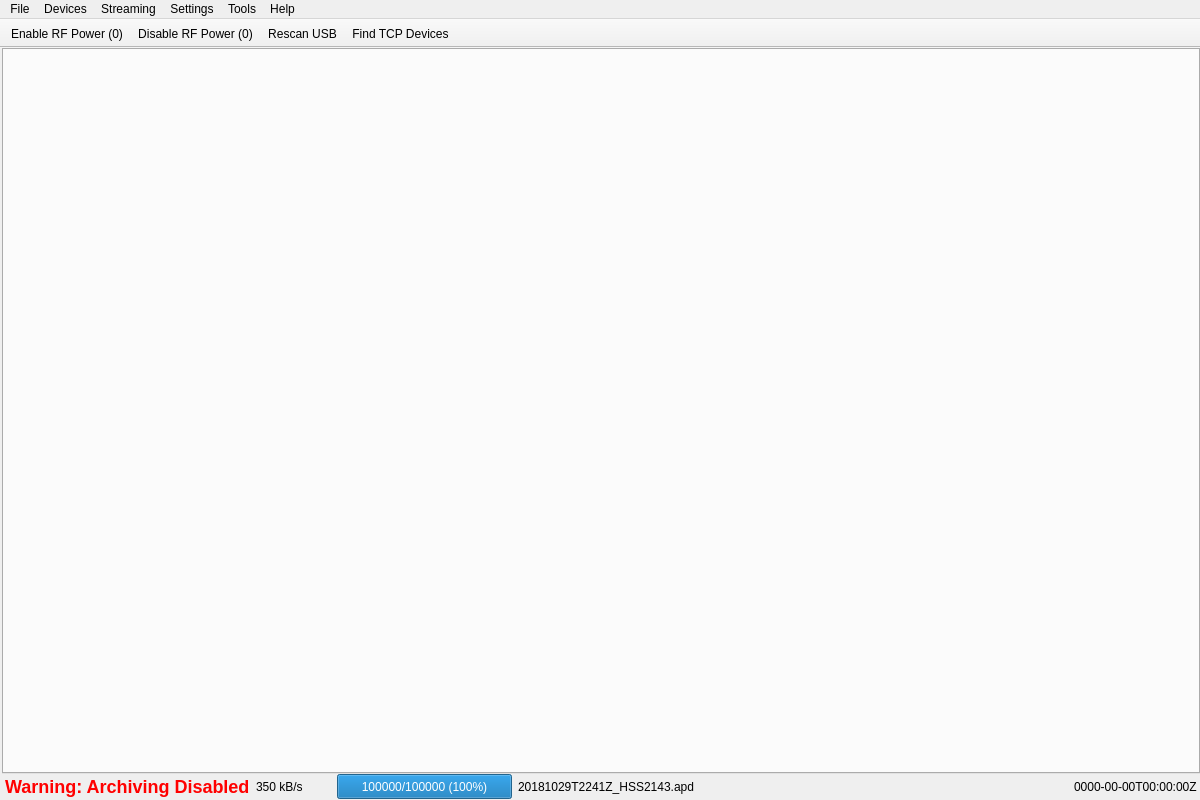
<?xml version="1.0" encoding="UTF-8"?>
<ui version="4.0">
 <class>PlotMainWindow</class>
 <widget class="QMainWindow" name="PlotMainWindow">
  <property name="geometry">
   <rect>
    <x>0</x>
    <y>0</y>
    <width>1200</width>
    <height>800</height>
   </rect>
  </property>
  <property name="windowTitle">
   <string>Acheron</string>
  </property>
  <widget class="QWidget" name="centralwidget">
   <layout class="QVBoxLayout" name="verticalLayout">
    <property name="spacing">
     <number>0</number>
    </property>
    <property name="leftMargin">
     <number>2</number>
    </property>
    <property name="topMargin">
     <number>0</number>
    </property>
    <property name="rightMargin">
     <number>0</number>
    </property>
    <property name="bottomMargin">
     <number>0</number>
    </property>
    <item>
     <widget class="QStackedWidget" name="stackedWidget">
      <widget class="QTabWidget" name="tabWidget"/>
      <widget class="QWidget" name="logoPage">
       <layout class="QVBoxLayout" name="verticalLayout_3" stretch="1,5,1">
        <property name="spacing">
         <number>0</number>
        </property>
        <property name="leftMargin">
         <number>0</number>
        </property>
        <property name="topMargin">
         <number>0</number>
        </property>
        <property name="rightMargin">
         <number>0</number>
        </property>
        <property name="bottomMargin">
         <number>0</number>
        </property>
        <item>
         <spacer name="verticalSpacer">
          <property name="orientation">
           <enum>Qt::Vertical</enum>
          </property>
          <property name="sizeHint" stdset="0">
           <size>
            <width>0</width>
            <height>101</height>
           </size>
          </property>
         </spacer>
        </item>
        <item>
         <layout class="QVBoxLayout" name="logoLayout"/>
        </item>
        <item>
         <spacer name="verticalSpacer_2">
          <property name="orientation">
           <enum>Qt::Vertical</enum>
          </property>
          <property name="sizeHint" stdset="0">
           <size>
            <width>0</width>
            <height>101</height>
           </size>
          </property>
         </spacer>
        </item>
       </layout>
      </widget>
     </widget>
    </item>
    <item>
     <layout class="QHBoxLayout" name="horizontalLayout_2">
      <property name="spacing">
       <number>6</number>
      </property>
      <property name="leftMargin">
       <number>3</number>
      </property>
      <property name="rightMargin">
       <number>3</number>
      </property>
      <property name="bottomMargin">
       <number>1</number>
      </property>
      <item>
       <widget class="QLabel" name="warningLabel">
        <property name="styleSheet">
         <string notr="true">QLabel { color : red ; font-weight : bold ; font-size : 18px ; }</string>
        </property>
        <property name="text">
         <string>Warning: Archiving Disabled</string>
        </property>
       </widget>
      </item>
      <item>
       <widget class="QLabel" name="uploadRateLabel">
        <property name="minimumSize">
         <size>
          <width>75</width>
          <height>25</height>
         </size>
        </property>
        <property name="text">
         <string>350 kB/s</string>
        </property>
       </widget>
      </item>
      <item>
       <widget class="QProgressBar" name="uploadProgress">
        <property name="sizePolicy">
         <sizepolicy hsizetype="Fixed" vsizetype="Fixed">
          <horstretch>0</horstretch>
          <verstretch>0</verstretch>
         </sizepolicy>
        </property>
        <property name="minimumSize">
         <size>
          <width>175</width>
          <height>25</height>
         </size>
        </property>
        <property name="maximum">
         <number>5957928</number>
        </property>
        <property name="value">
         <number>2359296</number>
        </property>
        <property name="alignment">
         <set>Qt::AlignCenter</set>
        </property>
        <property name="format">
         <string>%v/%m (%p%)</string>
        </property>
       </widget>
      </item>
      <item>
       <widget class="QLabel" name="uploadNameLabel">
        <property name="text">
         <string>20181029T2241Z_HSS2143.apd</string>
        </property>
       </widget>
      </item>
      <item>
       <spacer name="horizontalSpacer_3">
        <property name="orientation">
         <enum>Qt::Horizontal</enum>
        </property>
        <property name="sizeHint" stdset="0">
         <size>
          <width>0</width>
          <height>20</height>
         </size>
        </property>
       </spacer>
      </item>
      <item>
       <widget class="QLabel" name="datetimeLabel">
        <property name="text">
         <string>0000-00-00T00:00:00Z</string>
        </property>
       </widget>
      </item>
     </layout>
    </item>
   </layout>
  </widget>
  <widget class="QMenuBar" name="menubar">
   <property name="geometry">
    <rect>
     <x>0</x>
     <y>0</y>
     <width>1200</width>
     <height>21</height>
    </rect>
   </property>
   <widget class="QMenu" name="menuFile">
    <property name="title">
     <string>File</string>
    </property>
    <addaction name="actionExit"/>
   </widget>
   <widget class="QMenu" name="menuStreaming">
    <property name="title">
     <string>Streaming</string>
    </property>
    <addaction name="actionDisableStreaming"/>
    <addaction name="actionDisableArchiving"/>
   </widget>
   <widget class="QMenu" name="menuSettings">
    <property name="title">
     <string>Settings</string>
    </property>
    <addaction name="actionClosableTabs"/>
    <addaction name="actionPreferences"/>
   </widget>
   <widget class="QMenu" name="menuHelp">
    <property name="title">
     <string>Help</string>
    </property>
    <widget class="QMenu" name="menuCheckForUpdates">
     <property name="title">
      <string>Check for Updates</string>
     </property>
     <addaction name="actionUpdateLatestStable"/>
     <addaction name="actionUpdateCurrentBranch"/>
     <addaction name="actionUpdateSpecificBranch"/>
     <addaction name="actionUpdateSpecificCommit"/>
    </widget>
    <addaction name="menuCheckForUpdates"/>
    <addaction name="separator"/>
    <addaction name="actionChannelTable"/>
    <addaction name="separator"/>
    <addaction name="actionShowLogs"/>
    <addaction name="separator"/>
    <addaction name="actionAbout"/>
   </widget>
   <widget class="QMenu" name="menuDevices">
    <property name="title">
     <string>Devices</string>
    </property>
    <addaction name="actionRescanUSB"/>
    <addaction name="actionFindTCPDevices"/>
    <addaction name="actionConnectTCPDevice"/>
   </widget>
   <widget class="QMenu" name="menuTools">
    <property name="title">
     <string>Tools</string>
    </property>
    <widget class="QMenu" name="menuMarkForUpload">
     <property name="title">
      <string>Mark for Upload</string>
     </property>
     <addaction name="actionMarkFiles"/>
     <addaction name="actionMarkDirectory"/>
    </widget>
    <addaction name="actionDownloadFirmware"/>
    <addaction name="separator"/>
    <addaction name="menuMarkForUpload"/>
   </widget>
   <addaction name="menuFile"/>
   <addaction name="menuDevices"/>
   <addaction name="menuStreaming"/>
   <addaction name="menuSettings"/>
   <addaction name="menuTools"/>
   <addaction name="menuHelp"/>
  </widget>
  <widget class="QToolBar" name="toolBar">
   <property name="sizePolicy">
    <sizepolicy hsizetype="MinimumExpanding" vsizetype="Fixed">
     <horstretch>0</horstretch>
     <verstretch>0</verstretch>
    </sizepolicy>
   </property>
   <property name="movable">
    <bool>false</bool>
   </property>
   <property name="iconSize">
    <size>
     <width>24</width>
     <height>24</height>
    </size>
   </property>
   <property name="toolButtonStyle">
    <enum>Qt::ToolButtonTextBesideIcon</enum>
   </property>
   <property name="floatable">
    <bool>false</bool>
   </property>
   <attribute name="toolBarArea">
    <enum>TopToolBarArea</enum>
   </attribute>
   <attribute name="toolBarBreak">
    <bool>false</bool>
   </attribute>
   <addaction name="actionEnableRFPower"/>
   <addaction name="actionDisableRFPower"/>
   <addaction name="actionRescanUSB"/>
   <addaction name="actionFindTCPDevices"/>
  </widget>
  <action name="actionRescanUSB">
   <property name="text">
    <string>Rescan USB</string>
   </property>
  </action>
  <action name="actionExit">
   <property name="text">
    <string>Exit</string>
   </property>
  </action>
  <action name="actionPreferences">
   <property name="text">
    <string>Preferences...</string>
   </property>
  </action>
  <action name="actionAbout">
   <property name="text">
    <string>About...</string>
   </property>
  </action>
  <action name="actionDisableStreaming">
   <property name="checkable">
    <bool>true</bool>
   </property>
   <property name="text">
    <string>Disable Streaming</string>
   </property>
  </action>
  <action name="actionDisableArchiving">
   <property name="checkable">
    <bool>true</bool>
   </property>
   <property name="text">
    <string>Disable Archiving</string>
   </property>
  </action>
  <action name="actionFindTCPDevices">
   <property name="text">
    <string>Find TCP Devices...</string>
   </property>
  </action>
  <action name="actionEnableRFPower">
   <property name="text">
    <string>Enable RF Power (0)</string>
   </property>
  </action>
  <action name="actionDisableRFPower">
   <property name="text">
    <string>Disable RF Power (0)</string>
   </property>
  </action>
  <action name="actionClosableTabs">
   <property name="checkable">
    <bool>true</bool>
   </property>
   <property name="text">
    <string>Easy Close Tabs</string>
   </property>
  </action>
  <action name="actionUpdateLatestStable">
   <property name="text">
    <string>Latest Stable</string>
   </property>
  </action>
  <action name="actionUpdateSpecificBranch">
   <property name="text">
    <string>Specific Branch...</string>
   </property>
  </action>
  <action name="actionUpdateSpecificCommit">
   <property name="text">
    <string>Specific Commit..</string>
   </property>
  </action>
  <action name="actionUpdateCurrentBranch">
   <property name="text">
    <string>Latest branch</string>
   </property>
  </action>
  <action name="actionDownloadFirmware">
   <property name="text">
    <string>Download Firmware...</string>
   </property>
  </action>
  <action name="actionMarkFiles">
   <property name="text">
    <string>Mark Files...</string>
   </property>
  </action>
  <action name="actionMarkDirectory">
   <property name="text">
    <string>Mark Directory...</string>
   </property>
  </action>
  <action name="actionConnectTCPDevice">
   <property name="text">
    <string>Manually Connect TCP Device...</string>
   </property>
  </action>
  <action name="actionChannelTable">
   <property name="text">
    <string>Channel Table...</string>
   </property>
  </action>
  <action name="actionShowLogs">
   <property name="text">
    <string>Show Logs on Disk...</string>
   </property>
   <property name="toolTip">
    <string>Show Logs on Disk</string>
   </property>
  </action>
 </widget>
 <resources/>
 <connections>
  <connection>
   <sender>actionExit</sender>
   <signal>triggered()</signal>
   <receiver>PlotMainWindow</receiver>
   <slot>close()</slot>
   <hints>
    <hint type="sourcelabel">
     <x>-1</x>
     <y>-1</y>
    </hint>
    <hint type="destinationlabel">
     <x>373</x>
     <y>252</y>
    </hint>
   </hints>
  </connection>
 </connections>
</ui>
